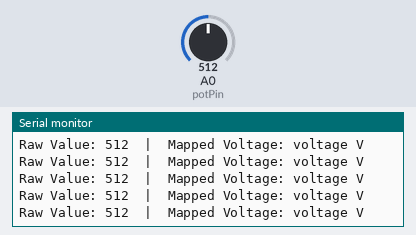
A sketch run on a simulated Arduino Uno, built with avr-gcc and run on an emulated ATmega328P. Parts: the last lines printed to the serial monitor. Inputs (shaded band) come from the test bench; at power-on: A0 (potPin) = 512.

Above: at 1.2 s.
1.3 s: A0 (potPin) set to 716
At 1.31 s:
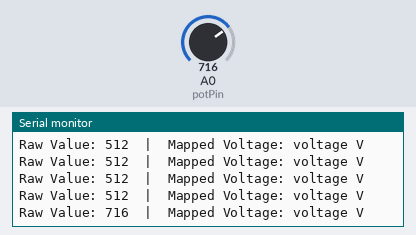
2.8 s: A0 (potPin) set to 900
At 2.82 s:
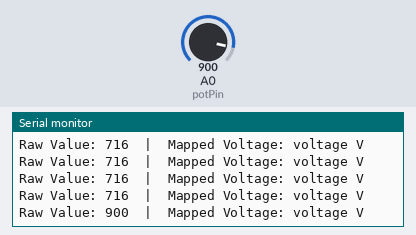
Timing chart, 0 to 5.8 s (numbered marks = the images above; inputs shaded):
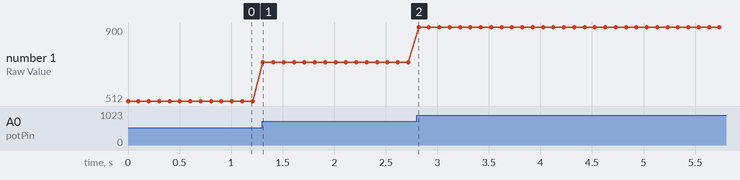

Measured:
- after the input at 1.3 s, the serial monitor: prints a new line at once (image 1)
- after the input at 2.8 s, the serial monitor: prints a new line at once (image 2)
- plotted number 1: 512 → 716 after the input at 1.3 s, 716 → 900 after the input at 2.8 s

The sketch:

sketch_jun12a_potentiometer_04_copy_20260612102332_voltage.ino
```cpp
const int potPin = A0;
int potValue = 0;
float voltage = 0.0;

void setup() {
  // put your setup code here, to run once:
  Serial.begin(9600);

}

void loop() {
  // put your main code here, to run repeatedly:
  potValue = analogRead(potPin);

  voltage = convertToVoltage(potValue);

  Serial.print("Raw Value: ");
  Serial.print(potValue);
  Serial.print("  |  Mapped Voltage: ");
  Serial.print("voltage");
  Serial.println(" V");

  delay(100);

}

float convertToVoltage(int rawValue) {
  float calculatedVoltage = rawValue * (5.0 / 1023.0);

  return calculatedVoltage;
}
```
